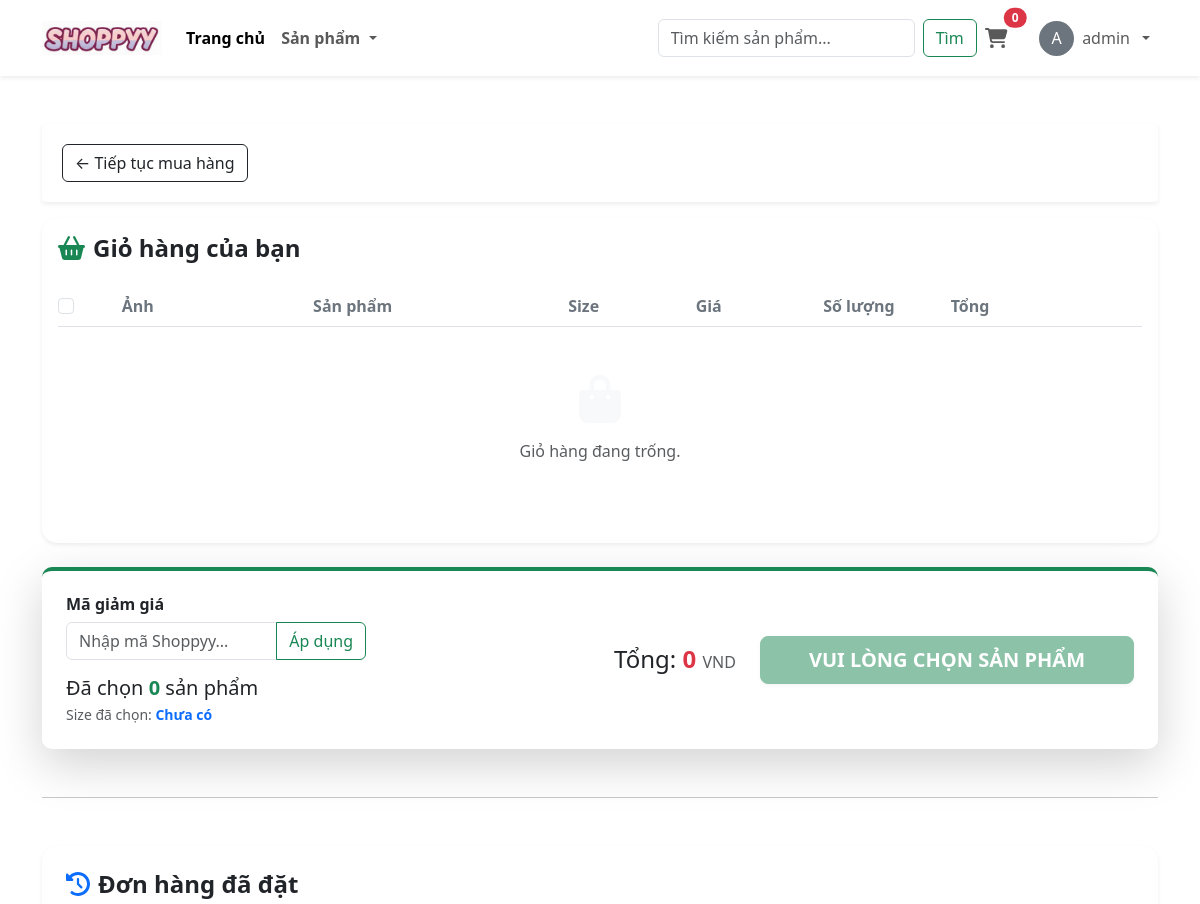
The app's page /cart/ (signed in, upper part), older data.
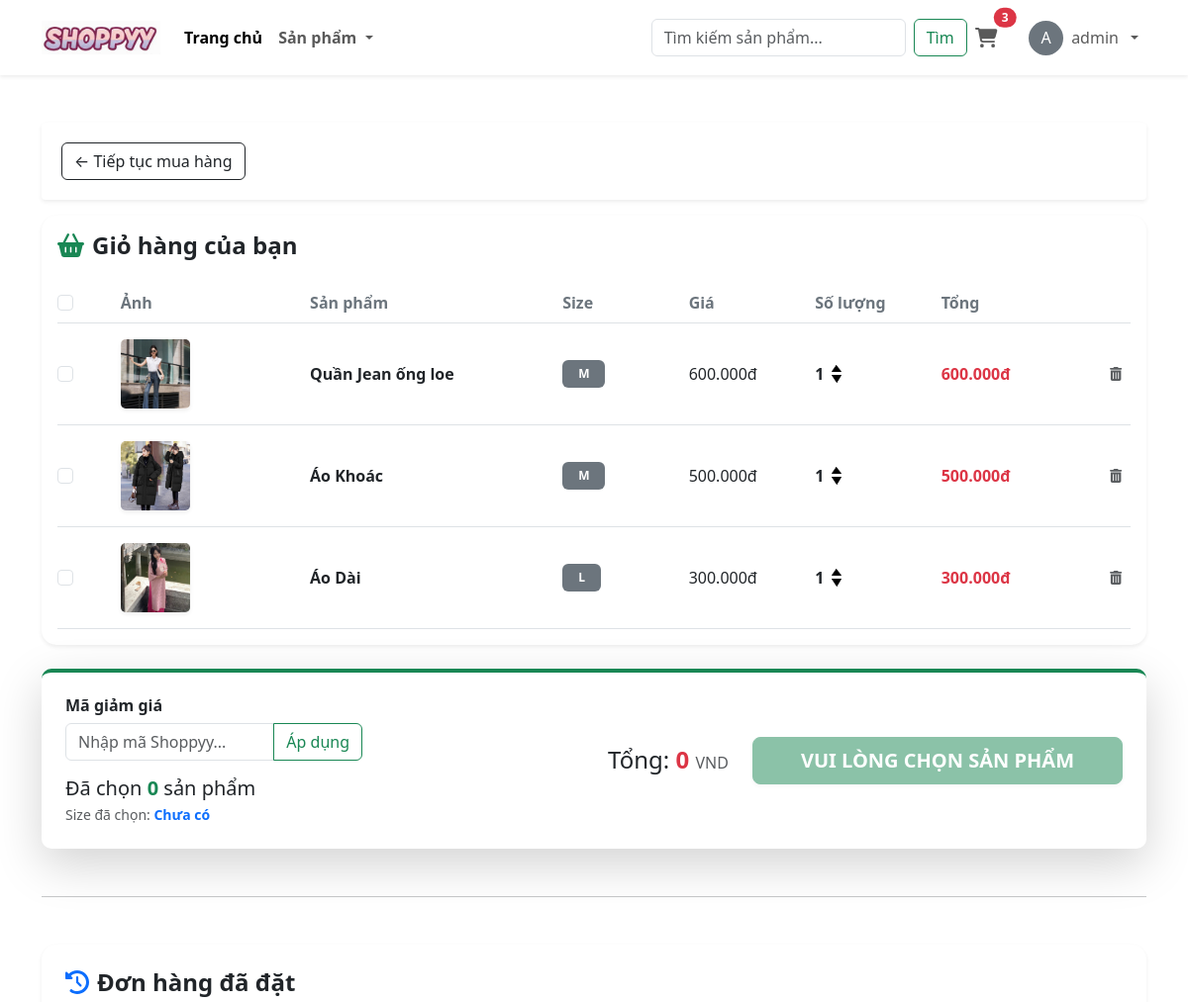
The same page, newer data.
### app/models.py (models this page shows, shortened)
class OrderItem(models.Model):
    product = models.ForeignKey(Product, on_delete=models.SET_NULL, blank=True, null=True, verbose_name="Sản phẩm")
    order = models.ForeignKey(Order, on_delete=models.SET_NULL, blank=True, null=True, verbose_name="Đơn hàng")
    quantity = models.IntegerField(default=0, null=True, blank=True, verbose_name="Số lượng")
    date_added = models.DateTimeField(auto_now_add=True, verbose_name="Ngày thêm")
    size = models.CharField(max_length=20, null=True, blank=True)
    class Meta:
        verbose_name = "Chi tiết đơn hàng"
        verbose_name_plural = "4. Chi tiết Đơn hàng"
    @property
    def get_total(self):
        if self.product is None:
            return 0
        total = self.product.final_price * self.quantity
        return total

class Product(models.Model):
    category = models.ManyToManyField(Category, related_name='product', verbose_name="Thuộc danh mục")
    name = models.CharField(max_length=200, null=True, verbose_name="Tên sản phẩm")
    price = models.FloatField(verbose_name="Giá tiền")
    digital = models.BooleanField(default=False, null=True, blank=True, verbose_name="Sản phẩm số")
    image = models.ImageField(null=True, blank=True, verbose_name="Hình ảnh")
    stock = models.IntegerField(default=10, null=True, blank=True) # Số lượng tồn kho mặc định là 10
    flash_sale = models.ForeignKey('FlashSale', on_delete=models.SET_NULL, null=True, blank=True, verbose_name="Tham gia Sự kiện Sale")
    discount_percent = models.IntegerField(default=0, verbose_name="Giảm bao nhiêu % ?")
    sizes = models.ManyToManyField(Size, blank=True, verbose_name="Các size hiện có")
    class Meta:
        verbose_name = "Sản phẩm"
        verbose_name_plural = "2. Quản lý Sản phẩm"
    @property
    def final_price(self):
        if self.flash_sale and self.flash_sale.active:
            now = timezone.now()
            if self.flash_sale.start_date <= now <= self.flash_sale.end_date:
                if self.discount_percent > 0:
                    discount_amount = (self.price * self.discount_percent) / 100
                    return self.price - discount_amount
        return self.price
    @property
    def ImageURL(self):
        try:
            url = self.image.url
        except:
            url = ''
        return url

class FlashSale(models.Model):
    name = models.CharField(max_length=100, verbose_name="Tên sự kiện (VD: Đại lễ 30/4)")
    discount_percent = models.IntegerField(verbose_name="Phần trăm giảm (%)", default=0)
    start_date = models.DateTimeField(verbose_name="Bắt đầu từ")
    end_date = models.DateTimeField(verbose_name="Kết thúc lúc")
    active = models.BooleanField(default=True, verbose_name="Kích hoạt")

### app/views.py (the view)
# urls.py: path('cart/', views.cart, name="cart"),
def cart(request):
    if request.user.is_authenticated:
        customer = request.user
        order, created = Order.objects.get_or_create(customer=customer, complete=False)
        items = order.orderitem_set.all()
        cartItems = order.get_cart_items
        orders_history = Order.objects.filter(customer=customer, complete=True).order_by('-date_order')
        context = {'items': items, 'order': order, 'cartItems': cartItems,'orders_history': orders_history, # PHẢI CÓ DÒNG NÀY
        'categories': Category.objects.all(),}
        return render(request, 'app/cart.html', context)
    else:
        messages.warning(request, 'Bạn cần đăng nhập để xem giỏ hàng!')
        return redirect('login')

### app/models.py (called while the page is built)
    @property
    def get_cart_total(self):
        orderitems = self.orderitem_set.all()
        total = sum([item.get_total for item in orderitems])
        return total

    @property
    def get_cart_items(self):
        orderitems = self.orderitem_set.all()
        total = sum([item.quantity for item in orderitems])
        return total

    @property
    def get_cart_total_after_discount(self):
        if self.complete and self.final_total and self.final_total > 0:
            return self.final_total
        total = self.get_cart_total - self.voucher_discount
        if total < 0:
            total = 0
        return total

### app/templates/app/cart.html (shortened to what this page needs)
{% extends 'app/base.html' %}
{% load static %}
{% load humanize %}
{% block cart_content %}
<div class="container my-5">
    <div class="box-element shadow-sm mb-3">
        <a class="btn btn-outline-dark" href="{% url 'home' %}">&#x2190; Tiếp tục mua hàng</a>
    </div>
    <div class="box-element shadow-sm p-3 bg-white" style="border-radius: 15px;">
        <h4 class="fw-bold mb-3"><i class="fas fa-shopping-basket me-2 text-success"></i>Giỏ hàng của bạn</h4>
        <div class="cart-row d-flex align-items-center border-bottom pb-2 fw-bold text-secondary">
            <div style="flex:0.5"><input type="checkbox" id="select-all" class="form-check-input" style="cursor: pointer;"></div>
            <div style="flex:1.5">Ảnh</div>
            <div style="flex:2">Sản phẩm</div>
            <div style="flex:1">Size</div>
            <div style="flex:1">Giá</div>
            <div style="flex:1">Số lượng</div>
            <div style="flex:1">Tổng</div>
        </div>
        {% for item in items %}
        <div class="cart-row d-flex align-items-center py-3 border-bottom">
            <div style="flex:0.5">
                <input type="checkbox" class="item-checkbox form-check-input"
                       data-product="{{item.product.id}}"
                       data-size="{{item.size|default:''}}"
                       data-total="{{item.get_total|floatformat:0}}"
                       style="cursor: pointer;">
            </div>
            <div style="flex:1.5">
                <img src="{{item.product.ImageURL}}" style="width: 70px; height: 70px; object-fit: cover; border-radius: 5px;" class="shadow-sm">
            </div>
            <div style="flex:2"><p class="mb-0 fw-bold text-dark">{{item.product.name}}</p></div>
            <div style="flex:1">
                {% if item.size %}
                    <span class="badge bg-secondary px-3 py-2">{{ item.size }}</span>
                {% else %}
                    <span class="text-muted italic small">Mặc định</span>
                {% endif %}
            </div>
            <div style="flex:1"><p class="mb-0">{{item.product.price|floatformat:0|intcomma}}đ</p></div>
            <div style="flex:1" class="d-flex align-items-center">
                <p class="mb-0 me-2 fw-bold">{{item.quantity}}</p>
                <div class="quantity-arrows">
                    <img data-product="{{item.product.id}}" data-action="add" data-size="{{item.size|default:''}}" class="update-cart" src="{% static 'app/images/arrow-up.png' %}" style="width: 10px; cursor: pointer; display: block; margin-bottom: 3px;">
                    <img data-product="{{item.product.id}}" data-action="remove" data-size="{{item.size|default:''}}" class="update-cart" src="{% static 'app/images/arrow-down.png' %}" style="width: 10px; cursor: pointer; display: block;">
                </div>
            </div>
            <div style="flex:1"><p class="mb-0 text-danger fw-bold">{{item.get_total|floatformat:0|intcomma}}đ</p></div>
            <div style="flex:0.5" class="text-end">
                <button data-product="{{item.product.id}}" data-action="delete" data-size="{{item.size|default:''}}" class="btn btn-sm text-muted update-cart" title="Xóa"><i class="fas fa-trash-alt"></i></button>
            </div>
        </div>
        {% empty %}
        <div class="text-center py-5">
            <i class="fas fa-shopping-bag fa-3x text-light mb-3"></i>
            <p class="text-muted">Giỏ hàng đang trống.</p>
        </div>
        {% endfor %}
    </div>
    <div class="box-element shadow-lg mt-4 bg-white p-4" style="border-top: 4px solid #198754; position: sticky; bottom: 10px; border-radius: 10px; z-index: 1000;">
        <div class="d-flex justify-content-between align-items-center flex-wrap gap-3">
            <div>
                <div class="mb-3">
                    <h6 class="fw-bold">Mã giảm giá</h6>
                    <div class="input-group" style="max-width: 300px;">
                        <input type="text" id="voucher-code" class="form-control" placeholder="Nhập mã Shoppyy...">
                        <button type="button" id="apply-voucher-btn" class="btn btn-outline-success">Áp dụng</button>
                    </div>
                </div>
                <h5 class="mb-1">Đã chọn <span id="selected-count" class="text-success fw-bold">0</span> sản phẩm</h5>
                <p class="small text-muted mb-0">Size đã chọn: <span id="selected-sizes-display" class="fw-bold text-primary">Chưa có</span></p>
            </div>
            <div class="d-flex align-items-center gap-4 justify-content-end flex-wrap">
                <h4 class="mb-0 text-nowrap">Tổng: <span id="selected-total" class="text-danger fw-bold">0</span> <small class="text-muted" style="font-size: 1rem;">VND</small></h4>
                <button id="checkout-selected-btn" class="btn btn-success btn-lg px-5 fw-bold shadow-sm" style="border-radius: 8px; white-space: nowrap;">
                </button>
            </div>
        </div>
    </div>
    <hr class="my-5">
    <div class="box-element shadow-sm p-4 bg-white" style="border-radius: 15px;">
        <h4 class="fw-bold mb-4 text-dark"><i class="fas fa-history me-2 text-primary"></i>Đơn hàng đã đặt</h4>
    </div>
</div>
{% endblock cart_content %}

### app/templates/app/base.html (shortened to what this page needs)
{% load static %}
<!DOCTYPE html>
<html lang="vi">
<head>
    <link href="https://cdn.jsdelivr.net/npm/bootstrap@5.3.2/dist/css/bootstrap.min.css" rel="stylesheet">
    <link href="{% static 'app/css/owl.carousel.min.css' %}" rel='stylesheet' />
    <link href="{% static 'app/css/all.min.css' %}" rel='stylesheet' />
    <link href="{% static 'app/css/style.css' %}" rel='stylesheet' />
    <link rel="stylesheet" href="https://cdnjs.cloudflare.com/ajax/libs/font-awesome/6.4.0/css/all.min.css">
</head>
<body class="d-flex flex-column min-vh-100">
    <nav class="navbar navbar-expand-lg navbar-light bg-white shadow-sm sticky-top">
        <div class="container">
            <a class="navbar-brand" href="{% url 'home' %}">
                <img src="{% static 'app/images/logo2.jpg' %}" width="120" height="50" style="object-fit: contain;" alt="Logo"/>
            </a>
            <div class="collapse navbar-collapse" id="mainNavbar">
                <ul class="navbar-nav me-auto mb-2 mb-lg-0 fw-semibold">
                    <li class="nav-item">
                        <a class="nav-link active" href="{% url 'home' %}">Trang chủ</a>
                    </li>
                    <li class="nav-item dropdown">
                        <a class="nav-link dropdown-toggle" href="#" id="navbarDropdown" role="button" data-bs-toggle="dropdown" aria-expanded="false">
                            Sản phẩm
                        </a>
                    </li>
                </ul>
                <form class="d-flex" method="GET" action="{% url 'search' %}">
                    <input class="form-control me-2" type="search" placeholder="Tìm kiếm sản phẩm..." name="searched">
                    <button class="btn btn-outline-success" type="submit">Tìm</button>
                </form>
                <ul class="navbar-nav mb-2 mb-lg-0 align-items-center">
                    <li class="nav-item me-3">
                        <a class="nav-link position-relative" href="{% url 'cart' %}">
                            <i class="fas fa-shopping-cart fa-lg"></i>
                            <span class="position-absolute top-0 start-100 translate-middle badge rounded-pill bg-danger">
                                {{ cartItems|default:0 }}
                            </span>
                        </a>
                    </li>
                    {% if request.user.is_authenticated %}
                    <li class="nav-item dropdown">
                        <a class="nav-link dropdown-toggle d-flex align-items-center gap-2" href="#" role="button" data-bs-toggle="dropdown">
                            <div class="rounded-circle bg-secondary text-white d-flex justify-content-center align-items-center" style="width: 35px; height: 35px;">
                                {{ request.user.username|make_list|first|upper }}
                            </div>
                            <span>{{ request.user.username }}</span>
                        </a>
                    </li>
                    {% endif %}
                </ul>
            </div>
        </div>
    </nav>
    <main class="flex-grow-1">
        {% block cart_content %}{% endblock cart_content %}
    </main>
</body>
</html>

### app/static/app/css/style.css (style rules this page uses)
.box-element { box-shadow: hsl(0, 0%, 80%) 0 0 16px; background-color: #fff; border-radius: 8px; padding: 15px; margin-bottom: 25px; transition: all 0.3s ease; }
.box-element { box-shadow: hsl(0, 0%, 80%) 0 0 16px; background-color: #fff; border-radius: 4px; padding: 20px; margin-bottom: 20px; }
.cart-row { display: flex; align-items: center; padding: 15px 0; border-bottom: 1px solid #ececec; }
.btn-success { background-color: #28a745; border-color: #28a745; font-weight: 600; }

### app/templates/app/base.html (style rules this page uses)
html { scroll-behavior: smooth; }

### app/templates/app/cart.html (style rules this page uses)
.cart-row { padding: 15px 0; }
.badge { border-radius: 6px; }

Row changes from the older to the newer data that the page shows:
added OrderItem: product.ImageURL (picture), product.name "Quần Jean ống loe", size "M", product.price "600.000", quantity "1", get_total "600.000"
added OrderItem: product.ImageURL (picture), product.name "Áo Khoác", size "M", product.price "500.000", quantity "1", get_total "500.000"
added OrderItem: product.ImageURL (picture), product.name "Áo Dài", size "L", product.price "300.000", quantity "1", get_total "300.000"
Text that changed along with them:
{{ cartItems|default:0 }}: "0" → "3"
text no longer shown: "Giỏ hàng đang trống."
